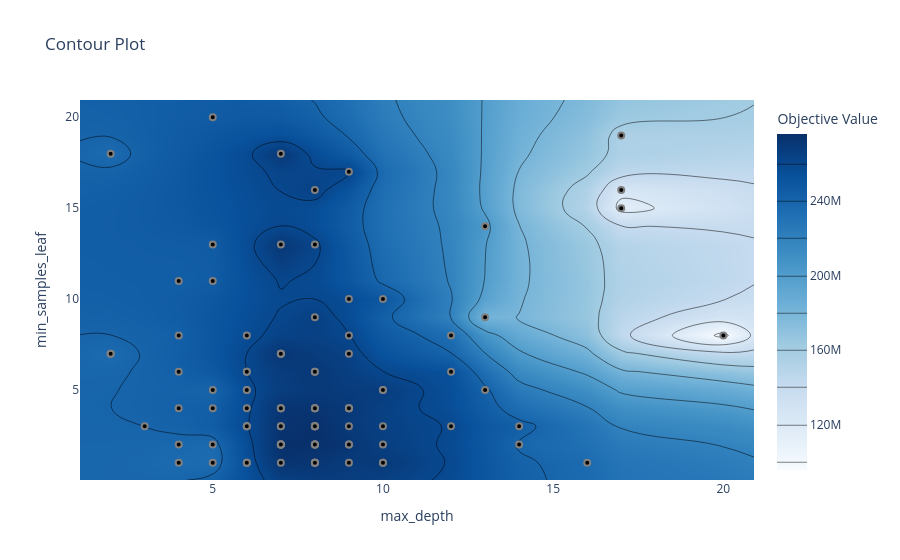

Notebook source saved alongside this figure:
### Code cell
plot_contour(study, params=["max_depth", "min_samples_leaf"])

### Figure 1 — Plotly figure (JSON) as saved in the notebook; plotly's stock layout.template omitted (floating-point values rounded to 4 significant figures; data arrays with more than 128 entries replaced by an {"elided": "..."} marker saying what was removed)
{"data": [{"colorbar": {"title": {"text": "Objective Value"}}, "colorscale": [[0, "rgb(247,251,255)"], [0.125, "rgb(222,235,247)"], [0.25, "rgb(198,219,239)"], [0.375, "rgb(158,202,225)"], [0.5, "rgb(107,174,214)"], [0.625, "rgb(66,146,198)"], [0.75, "rgb(33,113,181)"], [0.875, "rgb(8,81,156)"], [1, "rgb(8,48,107)"]], "connectgaps": true, "contours": {"coloring": "heatmap"}, "hoverinfo": "none", "line": {"smoothing": 1.3}, "reversescale": false, "type": "contour", "x": [1.1, 2, 3, 4, 5, 6, 7, 8, 9, 10, 12, 13, 14, 16, 17, 20, 20.9], "y": [0.05, 1, 2, 3, 4, 5, 6, 7, 8, 9, 10, 11, 13, 14, 15, 16, 17, 18, 19, 20, 20.95], "z": {"elided": "21x17 float values"}}, {"marker": {"color": "black", "line": {"color": "Gray", "width": 2}}, "mode": "markers", "name": "Feasible Trial", "showlegend": false, "type": "scatter", "x": [17, 13, 3, 5, 17, 13, 20, 14, 2, 17, 14, 12, 13, 16, 9, 8, 10, 7, 5, 5, 2, 8, 8, 9, 6, 9, 2, 12, 10, 8, 4, 6, 6, 12, 7, 9, 6, 7, 6, 10, 6, 9, 9, 6, 5, 4, 4, 7, 10, 5, 8, 6, 7, 7, 4, 8, 8, 8, 8, 8, 9, 6, 8, 8, 6, 6, 5, 7, 8, 7, 8, 8, 9, 10, 8, 8, 9, 10, 7, 10, 7, 5, 4, 7, 8, 9, 7, 7, 9, 8, 8, 9, 4, 7, 6, 7, 7, 8, 7, 8], "y": [16, 9, 3, 5, 15, 14, 8, 2, 7, 19, 3, 6, 5, 1, 3, 6, 10, 13, 13, 11, 18, 4, 16, 4, 1, 10, 7, 8, 5, 4, 11, 5, 6, 3, 18, 8, 5, 7, 1, 3, 1, 17, 7, 6, 20, 4, 8, 7, 1, 4, 13, 8, 4, 7, 6, 3, 9, 2, 2, 1, 2, 3, 3, 2, 4, 3, 1, 3, 3, 4, 1, 2, 1, 1, 4, 6, 2, 2, 2, 5, 1, 2, 2, 2, 3, 4, 2, 2, 4, 1, 1, 4, 1, 3, 3, 4, 2, 3, 2, 3]}, {"marker": {"color": "#cccccc", "line": {"color": "Gray", "width": 2}}, "mode": "markers", "name": "Infeasible Trial", "showlegend": false, "type": "scatter", "x": [], "y": []}], "layout": {"title": {"text": "Contour Plot"}, "xaxis": {"range": [1.1, 20.9], "title": {"text": "max_depth"}}, "yaxis": {"range": [0.05, 20.95], "title": {"text": "min_samples_leaf"}}}}
